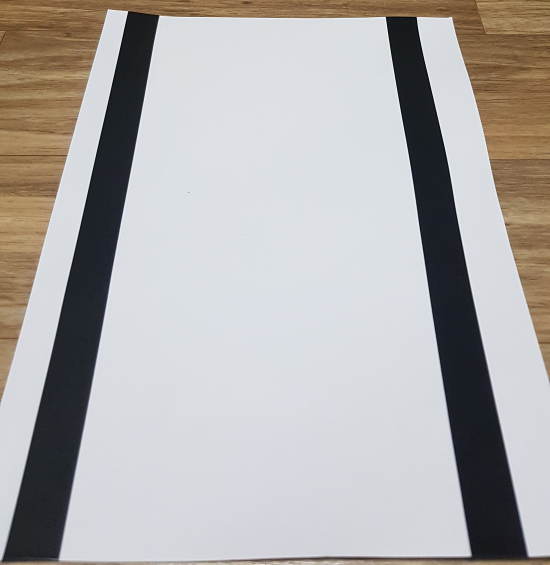
#> input picture lane sample/sample5.jpg, 1100 x 1129 px (shown at 1/2 size)
$ python test_test_lane.py
#> lines starting #> are read from the running program, lines starting #| are printed output that depends on the picture; after the words box and inside, x2 and y2 are one past the last pixel; in counts of white or black regions, pixels touching at a corner belong together
import cv2
import numpy as np

def grayscale(img):
    return cv2.cvtColor(img, cv2.COLOR_RGB2GRAY)

def gaussian_blur(img, kernel_size):
    return cv2.GaussianBlur(img, (kernel_size, kernel_size), 0)

def region_of_interest(img, vertices, color3=(255,255,255), color1=255): # ROI

    mask = np.zeros_like(img) # mask that same size of img

    if len(img.shape) > 2: # Color if 3 channel :
        color = color3
    else: # gray img if 1 channel :
        color = color1
    # fill inner space of 4 point(vertices)(ROI)
    cv2.fillPoly(mask, vertices, color)
    #cv2.imshow('mask',mask)

    # mask&origin img change to one img
    ROI_image = cv2.bitwise_and(img, mask)
    return ROI_image

def canny(img, low_threshold, high_threshold):
    return cv2.Canny(img, low_threshold, high_threshold)

def draw_lines(img, lines, color=[0, 0, 255], thickness=2): # 선 그리기
    for line in lines:
        for x1,y1,x2,y2 in line:
            cv2.line(img, (x1, y1), (x2, y2), color, thickness)

def hough_lines(img, rho, theta, threshold, min_line_len, max_line_gap):
    lines = cv2.HoughLinesP(img, rho, theta, threshold, np.array([]), minLineLength=min_line_len, maxLineGap=max_line_gap)
    #line_img = np.zeros((img.shape[0], img.shape[1], 3), dtype=np.uint8)
    #draw_lines(line_img, lines)
    return lines

def get_fitline(img, f_lines): #make representation line
    lines = np.squeeze(f_lines)
    lines = lines.reshape(lines.shape[0]*2,2)
    rows,cols = img.shape[:2]
    output = cv2.fitLine(lines,cv2.DIST_L2,0, 0.01, 0.01)
    vx, vy, x, y = output[0], output[1], output[2], output[3]
    x1, y1 = int(((img.shape[0]-1)-y)/vy*vx + x) , img.shape[0]-1
    x2, y2 = int(((img.shape[0]/2+100)-y)/vy*vx + x) , int(img.shape[0]/2+100)

    result = [x1,y1,x2,y2]
    return result

def draw_fit_line(img, lines, color=[255, 0, 0], thickness=10): # draw representation line & color order is BGR
        cv2.line(img, (lines[0], lines[1]), (lines[2], lines[3]), color, thickness)

def weighted_img(img, initial_img, α=1, β=1., λ=0.): # origin & hough overlap
    return cv2.addWeighted(initial_img, α, img, β, λ)

image = cv2.imread('lane sample/sample5.jpg') # import image, be careful the path!!
#> image is the input picture: shape (1129, 1100, 3); mean B, G, R 172.8, 173.9, 176.2
#cv2.imshow('origin',image)
#cv2.waitKey(0)

height, width = image.shape[:2]
#> height = 1129; width = 1100

gray_img = grayscale(image)
#> in grayscale, `return cv2.cvtColor(img, cv2.COLOR_RGB2GRAY)`:
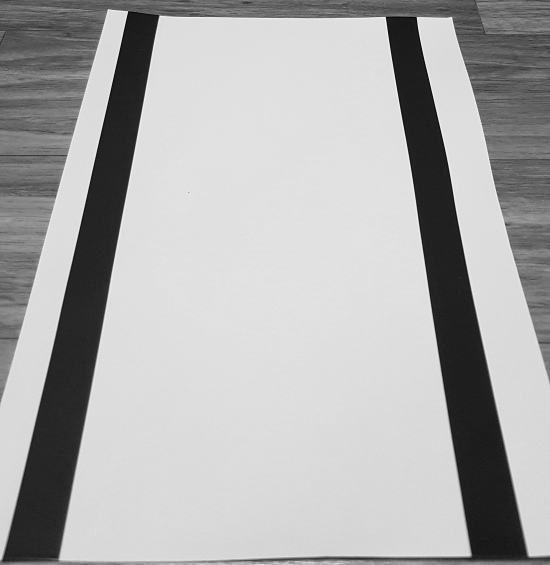
#> returned value: shape (1129, 1100) (shown at 1/2 size); min 0, max 255, mean 173.7
#cv2.imshow('gray',gray_img)
#cv2.waitKey(0)

blur_img = gaussian_blur(gray_img,3)

canny_img = canny(blur_img, 200, 350)
#> in canny, `return cv2.Canny(img, low_threshold, high_threshold)`:
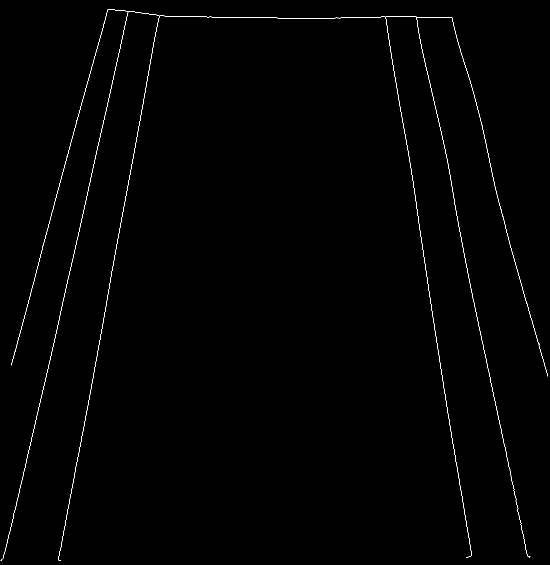
#> returned value: shape (1129, 1100) (shown at 1/2 size); 0.52% white in thin lines or dots
#cv2.imshow('canny',canny_img)
#cv2.waitKey(0)

vertices = np.array([[(0,height),(0, height/2), (width, height/2), (width,height)]], dtype=np.int32) # half of image size divided by center horizontal line
ROI_img = region_of_interest(canny_img, vertices) # ROI
#> in region_of_interest, `cv2.fillPoly(mask, vertices, color)`:
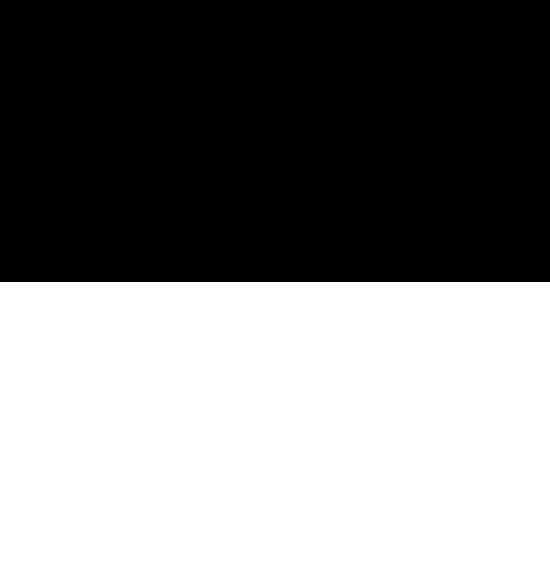
#> mask: shape (1129, 1100) (shown at 1/2 size); 50% white; 1 black region, box (x1, y1, x2, y2) and area: (0, 0, 1100, 564) 620400
#> in region_of_interest, `ROI_image = cv2.bitwise_and(img, mask)`:
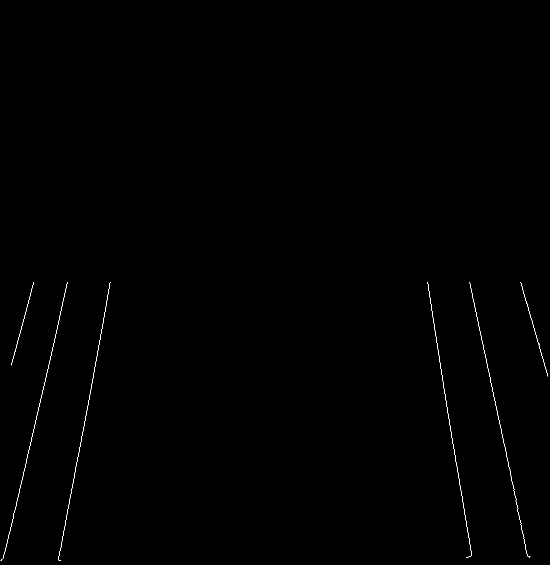
#> ROI_image: shape (1129, 1100) (shown at 1/2 size); 0.21% white in thin lines or dots, all inside (x1, y1, x2, y2) = (1, 564, 1096, 1122)
#cv2.imshow('ROI',ROI_img)
#cv2.waitKey(0)

line_arr = hough_lines(ROI_img, 1, 1*np.pi/180, 30, 10, 20)
#> in hough_lines, `lines = cv2.HoughLinesP(img, rho, theta, threshold, np.array([]), minL..`: lines = 15 rows, first 6: [10, 1102, 85, 780], [939, 564, 1055, 1112], [130, 1045, 194, 712], [891, 794, 933, 1053], [26, 1037, 122, 621], [25, 721, 67, 564]
#> line_arr has the same summary as lines in hough_lines
line_arr = np.squeeze(line_arr)
#cv2.imshow('hough', line_arr)
#cv2.waitKey(0)

slope_degree = (np.arctan2(line_arr[:,1] - line_arr[:,3], line_arr[:,0] - line_arr[:,2]) * 180) / np.pi
#> slope_degree = [103.1, -102, 100.9, -99.21, 103, 105, -98.94, -106, 100.9, 105.1, -101.9, 99.23, 99.57, -99.32, 103.2]
#print(slope_degree)

# restrict the horizon
line_arr = line_arr[np.abs(slope_degree)<160]
slope_degree = slope_degree[np.abs(slope_degree)<160]

# restrict the vertical
line_arr = line_arr[np.abs(slope_degree)>95]
slope_degree = slope_degree[np.abs(slope_degree)>95]

L_lines, R_lines = line_arr[(slope_degree>0),:], line_arr[(slope_degree<0),:]
#> L_lines = [[10, 1102, 85, 780], [130, 1045, 194, 712], [26, 1037, 122, 621], [25, 721, 67, 564], [117, 1117, 178, 799], [22, 730, 66, 567], [206, 646, 219, 566], [199, 684, 213, 601], [118, 635, 134, 567]]; R_lines = [[939, 564, 1055, 1112], [891, 794, 933, 1053], [855, 567, 911, 923], [1041, 564, 1095, 752], [1021, 953, 1054, 1110], [922, 981, 943, 1109]]
temp = np.zeros((image.shape[0], image.shape[1], 3), dtype=np.uint8)
L_lines, R_lines = L_lines[:,None], R_lines[:,None]

left_fit_line = get_fitline(image,L_lines)
#> in get_fitline, `lines = np.squeeze(f_lines)`: lines has the same summary as L_lines outside get_fitline
#> in get_fitline, `lines = lines.reshape(lines.shape[0]*2,2)`: lines = 18 rows, first 8: [10, 1102], [85, 780], [130, 1045], [194, 712], [26, 1037], [122, 621], [25, 721], [67, 564]
#> in get_fitline, `output = cv2.fitLine(lines,cv2.DIST_L2,0, 0.01, 0.01)`: output = [0.157, -0.988, 118.4, 749.7]
#> in get_fitline, `vx, vy, x, y = output[0], output[1], output[2], output[3]`: vx = [0.157]; vy = [-0.988]; x = [118.4]; y = [749.7]
#> in get_fitline, `x1, y1 = int(((img.shape[0]-1)-y)/vy*vx + x) , img.shape[0]-1`: x1 = 58; y1 = 1128
#> in get_fitline, `x2, y2 = int(((img.shape[0]/2+100)-y)/vy*vx + x) , int(img.shape[0]/2+..`: x2 = 131; y2 = 664
#> in get_fitline, `result = [x1,y1,x2,y2]`: result = [58, 1128, 131, 664]
#> left_fit_line = [58, 1128, 131, 664]
right_fit_line = get_fitline(image,R_lines)
#> right_fit_line = [991, 1128, 954, 664]

draw_fit_line(temp, left_fit_line)
draw_fit_line(temp, right_fit_line)
#> call 2 of draw_fit_line, with thickness = 10
#> in draw_fit_line (call 2), `cv2.line(img, (lines[0], lines[1]), (lines[2], lines[3]), color, thick..`:
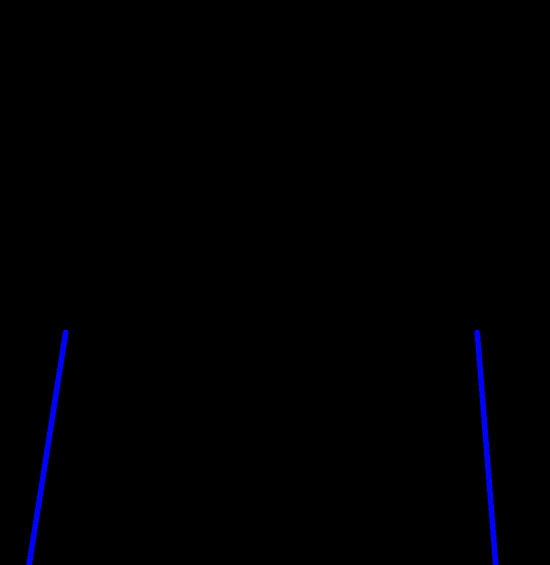
#> img: shape (1129, 1100, 3) (shown at 1/2 size); mean of channels 0, 1, 2 2.1, 0, 0; drawn as B, G, R

result = weighted_img(temp, image)
#cv2.imshow('result',result)
cv2.imshow('ROI',ROI_img)
cv2.imshow('temp',temp)
cv2.waitKey(0)
cv2.destroyAllWindows()

$ run again, with lane sample/sample10.jpg copied over lane sample/sample5.jpg
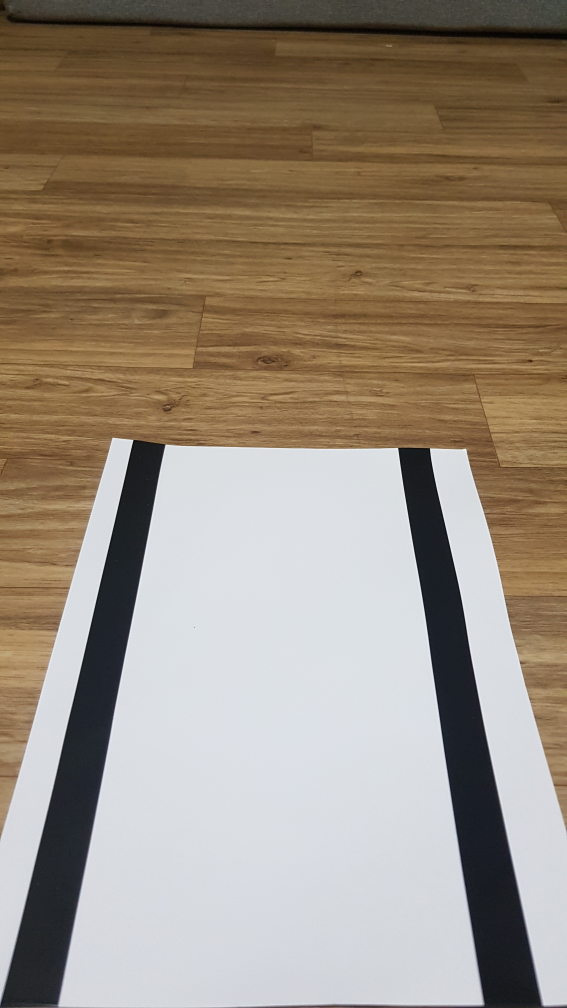
#> input picture lane sample/sample10.jpg, 2268 x 4032 px (shown at 1/4 size)
#> image is the input picture: shape (4032, 2268, 3); mean B, G, R 124.8, 140.2, 153.1
#> in canny, `return cv2.Canny(img, low_threshold, high_threshold)`:
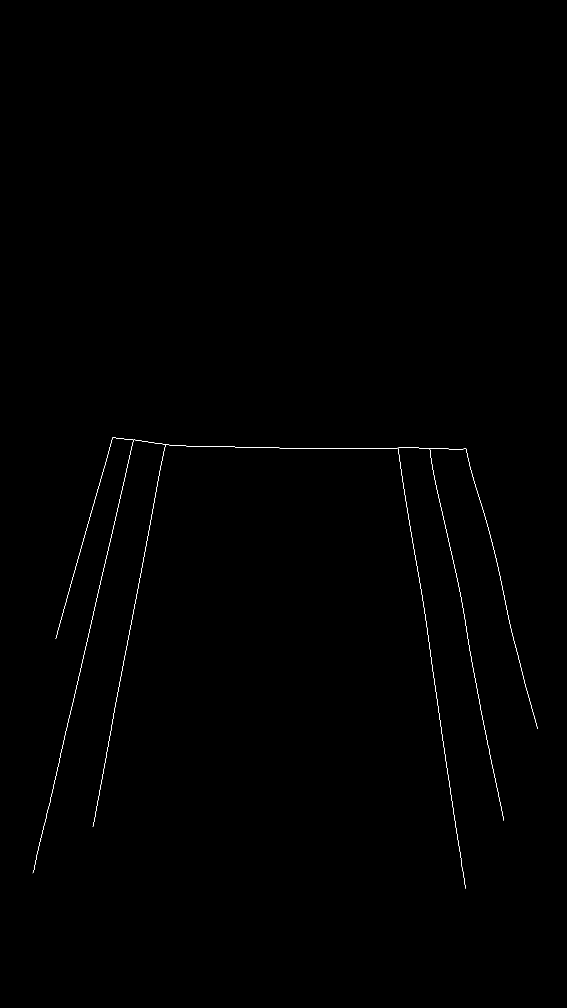
#> returned value: shape (4032, 2268) (shown at 1/4 size); 0.11% white in thin lines or dots, all inside (x1, y1, x2, y2) = (131, 1750, 2151, 3555)
#> mask: shape (4032, 2268); 50% white; 1 white region, box (x1, y1, x2, y2) and area: (0, 2016, 2268, 4032) 4572288
#> in region_of_interest, `ROI_image = cv2.bitwise_and(img, mask)`:
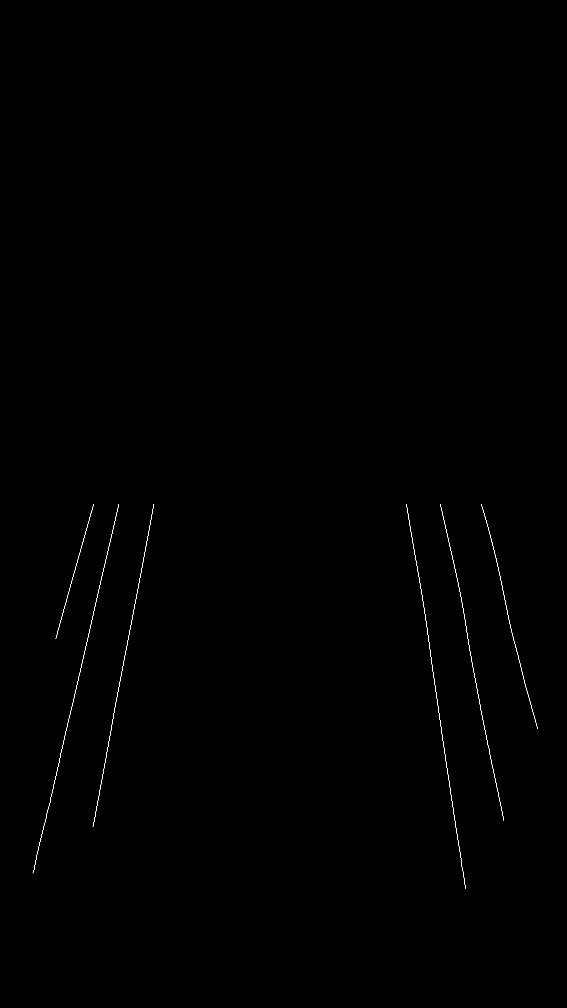
#> ROI_image: shape (4032, 2268) (shown at 1/4 size); 0.08% white in thin lines or dots, all inside (x1, y1, x2, y2) = (131, 2016, 2151, 3555)
#> in hough_lines, `lines = cv2.HoughLinesP(img, rho, theta, threshold, np.array([]), minL..`: lines = 44 rows, first 6: [288, 2825, 475, 2016], [448, 2891, 575, 2233], [1695, 2423, 1785, 3058], [1634, 2071, 1692, 2405], [179, 3293, 444, 2148], [1912, 2776, 1933, 2892]
#> line_arr has the same summary as lines in hough_lines
#> slope_degree = 44 values, max 106 at index 25, min -106 at index 22, mean -17.92
#> L_lines = 18 rows, first 6: [288, 2825, 475, 2016], [448, 2891, 575, 2233], [179, 3293, 444, 2148], [261, 2415, 375, 2016], [547, 2375, 606, 2067], [387, 3224, 430, 2998]; R_lines = 26 rows, first 6: [1695, 2423, 1785, 3058], [1634, 2071, 1692, 2405], [1912, 2776, 1933, 2892], [1789, 3085, 1845, 3444], [1761, 2017, 1829, 2315], [1969, 2171, 2007, 2337]
#> in get_fitline, `lines = np.squeeze(f_lines)`: lines has the same summary as L_lines outside get_fitline
#> in get_fitline, `lines = lines.reshape(lines.shape[0]*2,2)`: lines = 36 pairs, first value 131 to 614, second value 2016 to 3492
#> output = [0.195, -0.981, 359.9, 2723.6]
#> vx = [0.195]; vy = [-0.981]; x = [359.9]; y = [2723.6]
#> x1 = 99; y1 = 4031
#> x2 = 480; y2 = 2116
#> result = [99, 4031, 480, 2116]
#> in get_fitline (call 2), `lines = np.squeeze(f_lines)`: lines has the same summary as R_lines outside get_fitline
#> right_fit_line = [2037, 4031, 1832, 2116]

$ run again, with lane sample/sample11.jpg copied over lane sample/sample5.jpg
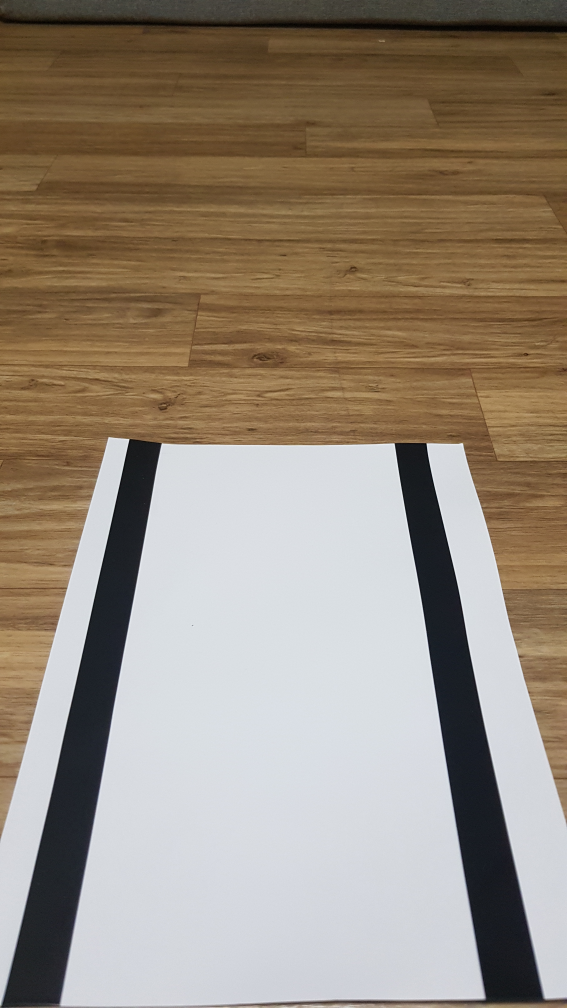
#> input picture lane sample/sample11.jpg, 2268 x 4032 px (shown at 1/4 size)
#> image is the input picture: shape (4032, 2268, 3); mean B, G, R 122.9, 137.7, 150.4
#> in canny, `return cv2.Canny(img, low_threshold, high_threshold)`:
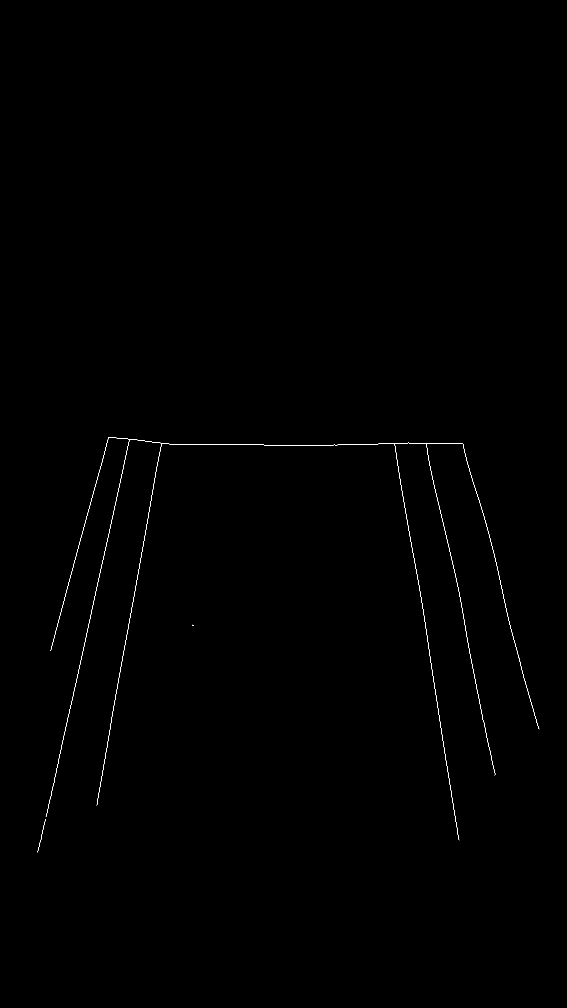
#> returned value: shape (4032, 2268) (shown at 1/4 size); 0.1% white in thin lines or dots, all inside (x1, y1, x2, y2) = (150, 1748, 2157, 3410)
#> mask: shape (4032, 2268); 50% white; 1 white region, box (x1, y1, x2, y2) and area: (0, 2016, 2268, 4032) 4572288
#> in region_of_interest, `ROI_image = cv2.bitwise_and(img, mask)`:
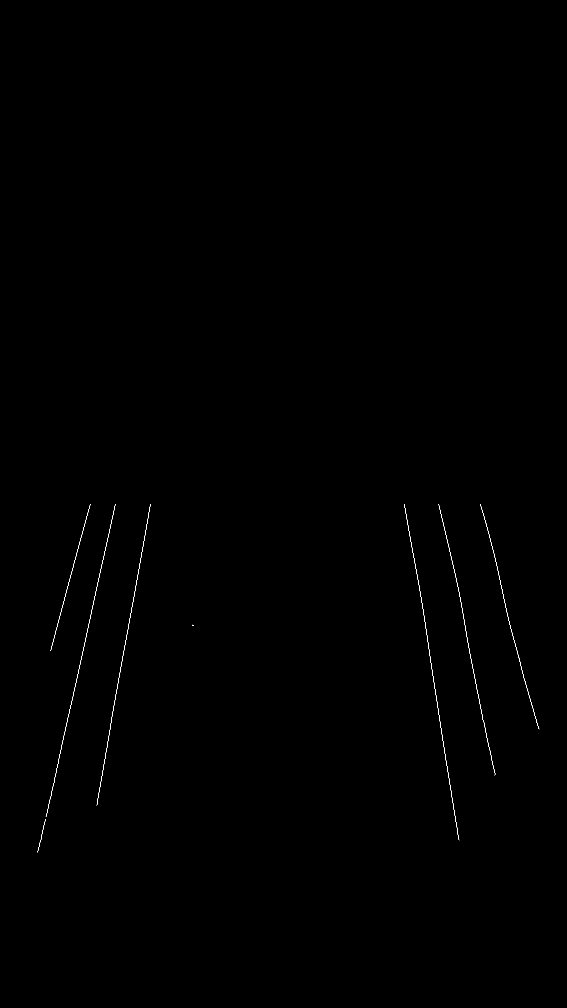
#> ROI_image: shape (4032, 2268) (shown at 1/4 size); 0.07% white in thin lines or dots, all inside (x1, y1, x2, y2) = (150, 2016, 2157, 3410)
#> in hough_lines, `lines = cv2.HoughLinesP(img, rho, theta, threshold, np.array([]), minL..`: lines = 41 rows, first 6: [1727, 2677, 1834, 3356], [512, 2517, 601, 2016], [202, 2603, 350, 2052], [429, 2977, 500, 2574], [1686, 2405, 1702, 2501], [1862, 2518, 1933, 2884]
#> line_arr has the same summary as lines in hough_lines
#> slope_degree = 41 values, max 105.1 at index 19, min -106 at index 13, mean 2.69
#> L_lines = 21 rows, first 6: [512, 2517, 601, 2016], [202, 2603, 350, 2052], [429, 2977, 500, 2574], [303, 2736, 370, 2425], [214, 3137, 273, 2863], [387, 3217, 442, 2905]; R_lines = 20 rows, first 6: [1727, 2677, 1834, 3356], [1686, 2405, 1702, 2501], [1862, 2518, 1933, 2884], [1958, 2144, 1989, 2269], [1756, 2022, 1837, 2373], [2031, 2466, 2092, 2696]
#> in get_fitline, `lines = np.squeeze(f_lines)`: lines has the same summary as L_lines outside get_fitline
#> in get_fitline, `lines = lines.reshape(lines.shape[0]*2,2)`: lines = 42 pairs, first value 150 to 601, second value 2016 to 3409
#> output = [0.209, -0.978, 354.2, 2663.6]
#> vx = [0.209]; vy = [-0.978]; x = [354.2]; y = [2663.6]
#> x1 = 61; y1 = 4031
#> x2 = 471; y2 = 2116
#> result = [61, 4031, 471, 2116]
#> in get_fitline (call 2), `lines = np.squeeze(f_lines)`: lines has the same summary as R_lines outside get_fitline
#> right_fit_line = [2075, 4031, 1803, 2116]
